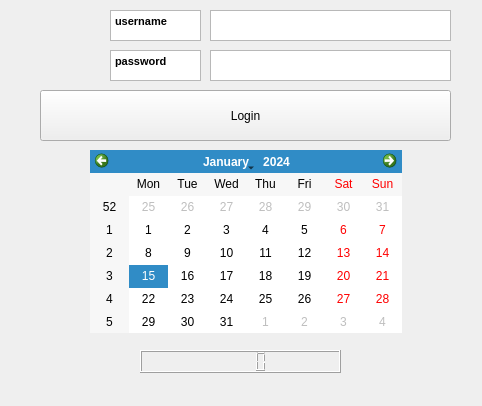
<?xml version="1.0" encoding="UTF-8"?>
<ui version="4.0">
 <class>LoginWindow</class>
 <widget class="QMainWindow" name="LoginWindow">
  <property name="geometry">
   <rect>
    <x>0</x>
    <y>0</y>
    <width>482</width>
    <height>406</height>
   </rect>
  </property>
  <property name="windowTitle">
   <string>Login</string>
  </property>
  <widget class="QWidget" name="centralwidget">
   <widget class="QTextEdit" name="username_data">
    <property name="geometry">
     <rect>
      <x>210</x>
      <y>10</y>
      <width>241</width>
      <height>31</height>
     </rect>
    </property>
    <property name="readOnly">
     <bool>false</bool>
    </property>
   </widget>
   <widget class="QTextEdit" name="password_data">
    <property name="geometry">
     <rect>
      <x>210</x>
      <y>50</y>
      <width>241</width>
      <height>31</height>
     </rect>
    </property>
    <property name="readOnly">
     <bool>false</bool>
    </property>
   </widget>
   <widget class="QPushButton" name="login_button">
    <property name="geometry">
     <rect>
      <x>40</x>
      <y>90</y>
      <width>411</width>
      <height>51</height>
     </rect>
    </property>
    <property name="text">
     <string>Login</string>
    </property>
   </widget>
   <widget class="QCalendarWidget" name="calendarWidget">
    <property name="geometry">
     <rect>
      <x>90</x>
      <y>150</y>
      <width>312</width>
      <height>183</height>
     </rect>
    </property>
   </widget>
   <widget class="QLCDNumber" name="lcd_time">
    <property name="geometry">
     <rect>
      <x>140</x>
      <y>350</y>
      <width>201</width>
      <height>23</height>
     </rect>
    </property>
   </widget>
   <widget class="QTextBrowser" name="textBrowser">
    <property name="geometry">
     <rect>
      <x>110</x>
      <y>10</y>
      <width>91</width>
      <height>31</height>
     </rect>
    </property>
    <property name="html">
     <string>&lt;!DOCTYPE HTML PUBLIC &quot;-//W3C//DTD HTML 4.0//EN&quot; &quot;http://www.w3.org/TR/REC-html40/strict.dtd&quot;&gt;
&lt;html&gt;&lt;head&gt;&lt;meta name=&quot;qrichtext&quot; content=&quot;1&quot; /&gt;&lt;style type=&quot;text/css&quot;&gt;
p, li { white-space: pre-wrap; }
&lt;/style&gt;&lt;/head&gt;&lt;body style=&quot; font-family:'MS Shell Dlg 2'; font-size:8.25pt; font-weight:400; font-style:normal;&quot;&gt;
&lt;p style=&quot; margin-top:0px; margin-bottom:0px; margin-left:0px; margin-right:0px; -qt-block-indent:0; text-indent:0px;&quot;&gt;&lt;span style=&quot; font-weight:600;&quot;&gt;username&lt;/span&gt;&lt;/p&gt;&lt;/body&gt;&lt;/html&gt;</string>
    </property>
   </widget>
   <widget class="QTextBrowser" name="textBrowser_2">
    <property name="geometry">
     <rect>
      <x>110</x>
      <y>50</y>
      <width>91</width>
      <height>31</height>
     </rect>
    </property>
    <property name="html">
     <string>&lt;!DOCTYPE HTML PUBLIC &quot;-//W3C//DTD HTML 4.0//EN&quot; &quot;http://www.w3.org/TR/REC-html40/strict.dtd&quot;&gt;
&lt;html&gt;&lt;head&gt;&lt;meta name=&quot;qrichtext&quot; content=&quot;1&quot; /&gt;&lt;style type=&quot;text/css&quot;&gt;
p, li { white-space: pre-wrap; }
&lt;/style&gt;&lt;/head&gt;&lt;body style=&quot; font-family:'MS Shell Dlg 2'; font-size:8.25pt; font-weight:400; font-style:normal;&quot;&gt;
&lt;p style=&quot; margin-top:0px; margin-bottom:0px; margin-left:0px; margin-right:0px; -qt-block-indent:0; text-indent:0px;&quot;&gt;&lt;span style=&quot; font-weight:600;&quot;&gt;password&lt;/span&gt;&lt;/p&gt;&lt;/body&gt;&lt;/html&gt;</string>
    </property>
   </widget>
  </widget>
 </widget>
 <resources/>
 <connections/>
</ui>
